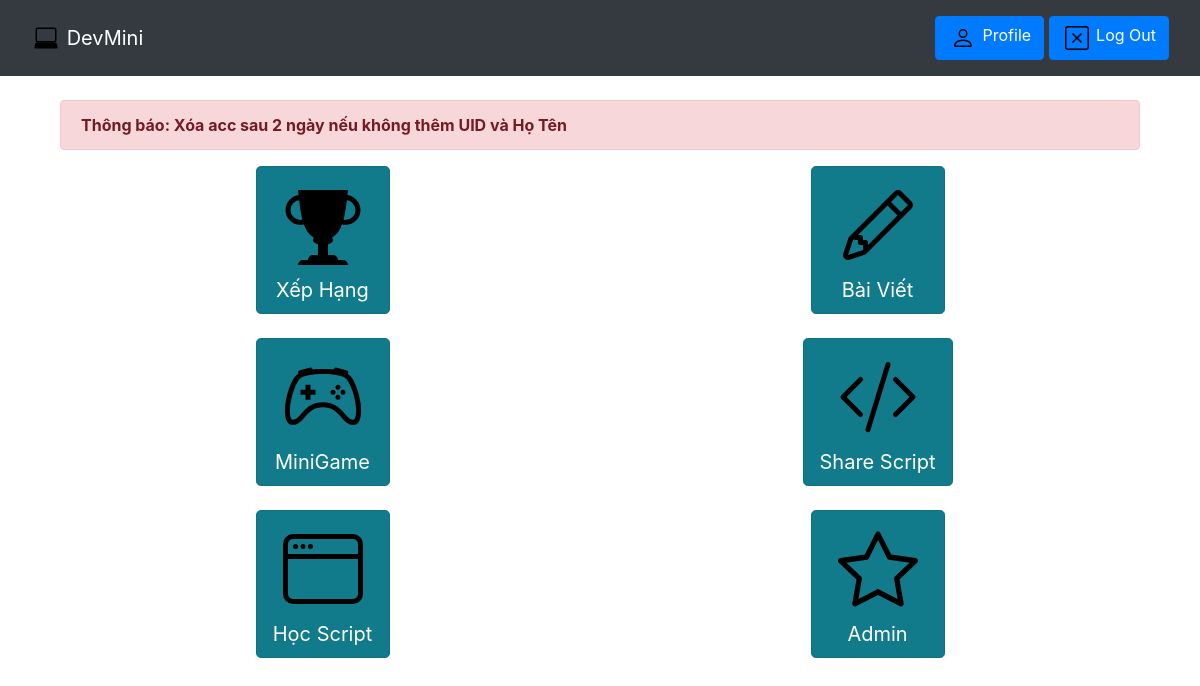
/ (signed in), run on an earlier commit of the app's database.
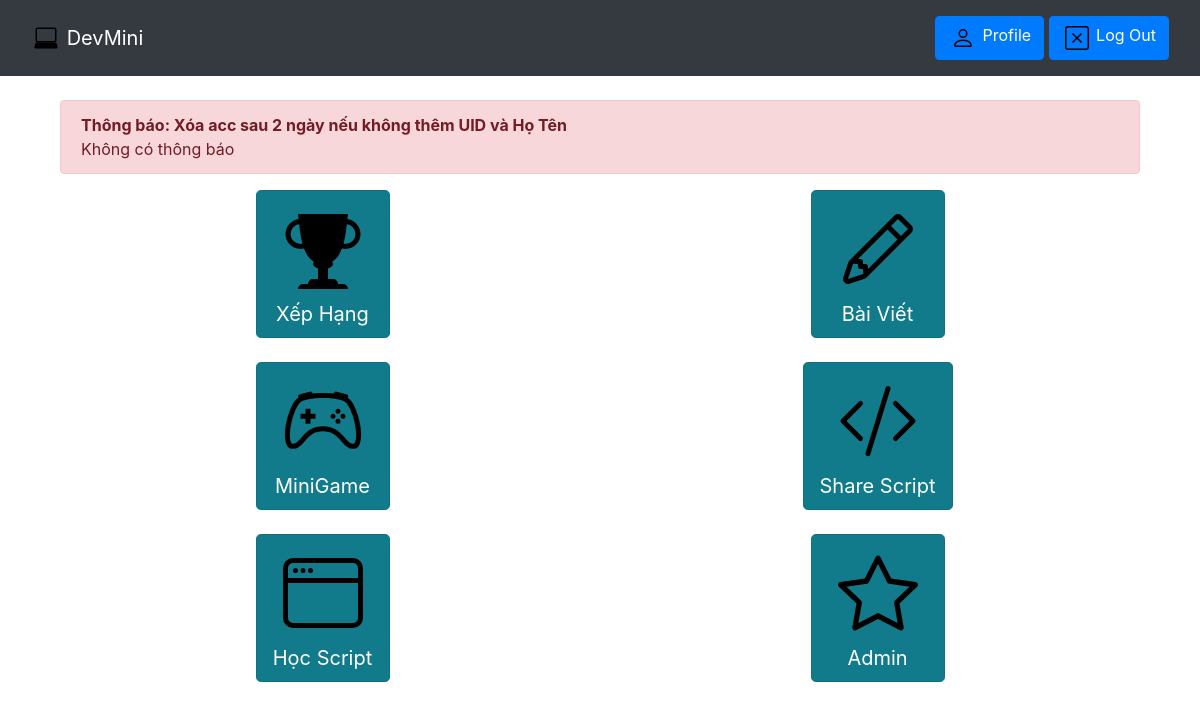
And on a later commit of the database.
### home/models.py (models this page shows)
class ThongBao(models.Model):
    Thongbao=models.TextField(default="Không có thông báo")

### home/views.py (the view)
# urls.py: path('', views.index,name='home'),
def index(request):
    Data = {'ad': ThongBao.objects.all()}
    return render(request, 'pages/home.html',Data)

### home/templates/pages/home.html (shortened to what this page needs)
{% extends "pages/base.html" %}
{% block content %}
{% load static %}
{% if user.username %}
<div class="container">
  <div class="alert alert-danger" role="alert">
  <b>Thông báo: Xóa acc sau 2 ngày nếu không thêm UID và Họ Tên</b> <br>
  {% for ad in ad %}
  {{ad.Thongbao}}<br>
  {% endfor %}
</div>
  <div class="row">
    <div class="col-6">
      <center>
        <a href="{% url 'rank' %}" class="btn btn-info btn-lg active" role="button" aria-pressed="true">
          <img src="{% static "icons/trophy.svg" %}" width="100px" height="100px" class="d-inline-block align-top" alt="">
          <br>
          Xếp Hạng
        </a>
      </center>
    </div>
    <div class="col-6">
      <center>
        <a href="{% url 'baidang'%}" class="btn btn-info btn-lg active" role="button" aria-pressed="true">
          <img src="{% static "icons/pencil.svg" %}" width="100px" height="100px" class="d-inline-block align-top" alt="">
          <br>
          Bài Viết
        </a>
      </center>
    </div>
  </div>
  <br>
  <div class="row">
    <div class="col-6">
      <center>
        <a href="#" class="btn btn-info btn-lg active" role="button" aria-pressed="true">
        <img src="{% static "icons/controller.svg" %}" width="100px" height="100px" class="d-inline-block align-top" alt="">
          <br>
          MiniGame
        </a>
      </center>
    </div>
    <div class="col-6">
      <center>
        <a href="{% url 'code' %}" class="btn btn-info btn-lg active" role="button" aria-pressed="true">
          <img src="{% static "icons/code-slash.svg" %}" width="100px" height="100px" class="d-inline-block align-top" alt="">
          <br>
          Share Script
        </a>
      </center>
    </div>
  </div>
  <br>
  <div class="row">
    <div class="col-6">
      <center>
        <a href="learn" class="btn btn-info btn-lg active" role="button" aria-pressed="true">
        <img src="{% static "icons/window.svg" %}" width="100px" height="100px" class="d-inline-block align-top" alt="">
          <br>
          Học Script
        </a>
      </center>
    </div>
    {% if user.is_superuser %}
    <div class="col-6">
      <center>
        <a href="{% url 'admin'%}" class="btn btn-info btn-lg active" role="button" aria-pressed="true">
          <img src="{% static "icons/star.svg" %}" width="100px" height="100px" class="d-inline-block align-top" alt="">
          <br>
          Admin
        </a>
      </center>
    </div>
    {% endif %}
  </div>
  </div>
</div>
   {% endif %}
{% endblock %}

### home/templates/pages/base.html (shortened to what this page needs)
<!DOCTYPE html>
<html lang="en">
<head>
   {% load static %}
   <link rel="stylesheet" href="{% static 'css/bootstrap.min.css' %}" type="text/css">
   <link rel="stylesheet" href="{% static 'css/app.css' %}" type="text/css">
</head>
<body>
   <nav class="navbar navbar-expand-lg navbar navbar-dark bg-dark">
      <div class="container-fluid">
           <a class="navbar-brand" href="{% url 'home'%}">
               <img src="{% static "icons/laptop.svg" %}" width="30" height="30" class="d-inline-block align-top" alt="">
               DevMini
            </a>
            <span class="navbar-text">
               {% if user.username %}
               <a href="{% url 'profile' %}" class="btn btn-primary" role="button" aria-pressed="true">
                  <img src="{% static "icons/person.svg" %}" width="30" height="30" class="d-inline-block align-top" alt="">
                  Profile
               </a>
               <a href="{% url "logout" %}" class="btn btn-primary" role="button" aria-pressed="true">
                  <img src="{% static "icons/x-square.svg" %}" width="30" height="30" class="d-inline-block align-top" alt="">
                  Log Out
               </a>
               {% else %}
               Vui lòng đăng nhập!
               {% endif %}
            </span>
      </div>
   </nav>
   <br>
   <div class="container">
   {% block content %}
   {% endblock %}
</body>
</html>

### static/css/app.css (style rules this page uses)
* { margin:0;padding:0;-webkit-box-sizing:border-box;box-sizing:border-box;outline:none }

What changed in the data, as far as the page shows it:
added ThongBao: Thongbao "Không có thông báo"
